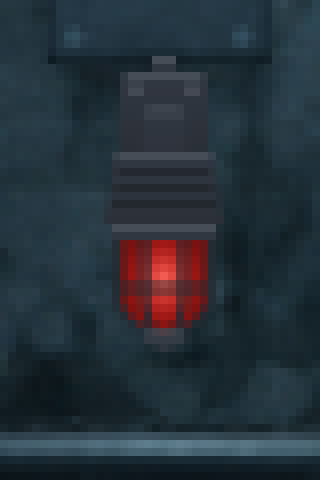
#> input picture docs/research-2026-10/sources/corridor-additions-2026-10-14/beacons/design/construction-b1-8x.png, 320 x 480 px, given in place of front--cut_face.png, which was not available
$ python cleanup10.py
#> lines starting #> are read from the running program, lines starting #| are printed output that depends on the picture; pictures that were not available may be replaced by others from this repository, and a replacement may not be noted
### docs/research-2026-10/sources/corridor-door-end-2026-10-12/tools/design/portal2.py
"""Fix round 1 (v2) construction design of the corridor seal: a hardened portal ACROSS the walkway
(Nathanial's approved round-4 composition: a heavy portal across the corridor, the shutter's face
seen at a slight angle), built as a 3D model and projected through the far plate's own camera.

Why a model: the reviewer found that a door in a back-wall pier does not block the way. Here the
cast cross-wall stands across the corridor. Its approach face is turned 17 degrees off square, so
its horizontal lines meet the plate's horizon (y 158.5) at x 21 instead of the floor's vanishing
point (x 483.9): a second vanishing point on the same horizon, exactly as a photograph of a turned
wall shows it. The rolling door is set in that face. Its bottom edge crosses the walk line (y 440)
at x 752, the existing collision face, so no gameplay number changes.

Coordinates: metres, (X along the corridor = world x / 40 at walkway depth, H up, D behind the
walkway; D < 0 is nearer the camera). common.project() maps them to the clamp-world screen.

Layers (one 4 px per world px canvas, world x 680..845, y 150..480, 660 x 1320 px):
  wall     the cross-wall behind the walk line (far column face, upper face, far reveal, steel
           threshold, floor line), its fixtures and hardware, the bypass floor stand and its drive
           guard, and floor contact shadows. Doorway alpha 0. Goes into the mid plate (z -3).
  curtain  the rolling curtain, closed (moves; SealLeaf draws it as a mesh, z 0).
  frame    the door's own frame behind the walk line: far guide, hood, operator (z 0, over the
           curtain). The door asset is only the door: guides, hood, curtain, bar, lamps.
  front    everything in front of the walk line: the near pier (approach face and end face with
           steel arris angles), the near guide, the camera on its arm, the lamp socket (its glass is a
           hole: the live lens draws under the guard bars), the push-button station (z 3).
  wheel    the bypass handwheel (rotates), its own canvas centred on its hub.
  lens     the status lamp's glass, a shaded neutral globe the game tints (shut: unlit).
Writes design/portal2/.
"""
from __future__ import annotations

import json
import math
import os
import sys

import numpy as np
from PIL import Image, ImageDraw, ImageFont
from scipy import ndimage

sys.path.insert(0, os.path.dirname(__file__))
import common
from common import Canvas, project, to_srgb_u8, save_mask, write_json, VPX, HORIZON, FLOOR_Y, D0, PX_PER_M, depth_scale

# --- CONFIG -----------------------------------------------------------------------------------
# ROOT is the design/ folder of the working folder the piece was built in (game-main/, an export of
# main at 76d3a50, sits beside it). It was a temporary session folder; point WOLF_DOOR_END_WORK at
# your own copy to run this tool again. Outputs are written under ROOT.
ROOT = os.path.join(os.environ.get("WOLF_DOOR_END_WORK", os.path.abspath("door-end-work")), "design")
# ------------------------------------------------------------------------------------------------
OUT = os.path.join(ROOT, "portal2")
FONT = os.path.abspath(os.path.join(ROOT, "..", "game-main", "apps", "game", "assets", "fonts", "Roboto-Variable.ttf"))
CV = Canvas("portal2", x0=680.0, y0=150.0, ppw=4.0, w=660, h=1320)
SS = 4

# ----------------------------------------------------------------------------- the model
VP2_X = 21.0  # second vanishing point (the turned face's horizontals), on the plate's horizon
K = (VPX - VP2_X) / D0  # world px of x lost per metre of depth along the face
U = np.array([-K / PX_PER_M, 0.0, 1.0])
U /= np.linalg.norm(U)  # along the face, toward the back wall
EY = np.array([0.0, 1.0, 0.0])
N = np.array([U[2], 0.0, -U[0]])  # into the wall (the beyond side); -N faces the approach
O = np.array([752.0 / PX_PER_M, 0.0, 0.0])  # where the face meets the walk line (x 752, y 440)

A_F = 1.4 / U[2]  # far jamb (1.4 m behind the walk line)
A_N = -2.0 / U[2]  # near jamb (2.0 m in front of it)
A_BACK = 2.4 / U[2]  # where the face meets the corridor's back wall
A_END = A_N - 0.65  # end of the near pier
T_WALL = 0.66  # wall thickness (cast concrete), steel-lined at the reveal
H_OPEN = 3.05  # opening height (the collision body is 132 px = 3.3 m)
H_TOP = 7.8
HOOD_H0, HOOD_H1, HOOD_T = 3.05, 3.50, -0.50  # hood: 0.45 m tall, 0.5 m projection
CURT_T = -0.07  # curtain plane, in front of the face, inside the guides
GUIDE_W, GUIDE_T = 0.12, -0.13
TRAVEL = H_OPEN - 0.115  # the bottom bar stays tucked under the hood once open
BAR_H = 0.115
PITCH = 0.0667


def pt(a: float, h: float, t: float = 0.0) -> np.ndarray:
    return O + a * U + h * EY + t * N


def scr(P: np.ndarray) -> tuple[float, float]:
    return project(P[0] * PX_PER_M, P[1], P[2])


def poly(points3) -> list:
    return [scr(np.asarray(p, float)) for p in points3]


def quad_face(a0, a1, h0, h1, t=0.0):
    return poly([pt(a0, h0, t), pt(a1, h0, t), pt(a1, h1, t), pt(a0, h1, t)])


def quad_side(a, t0, t1, h0, h1):
    return poly([pt(a, h0, t0), pt(a, h0, t1), pt(a, h1, t1), pt(a, h1, t0)])


def quad_top(a0, a1, t0, t1, h):
    return poly([pt(a0, h, t0), pt(a1, h, t0), pt(a1, h, t1), pt(a0, h, t1)])


# ----------------------------------------------------------------------------- per-pixel geometry

def rays(canvas: Canvas):
    X, Y = canvas.grid()
    A = np.array([VPX / PX_PER_M, (FLOOR_Y - HORIZON) / PX_PER_M, -D0])
    B = np.stack([(X - VPX) / PX_PER_M, (HORIZON - Y) / PX_PER_M, np.full_like(X, D0)], -1)
    return A, B


RAY_A, RAY_B = rays(CV)


class Plane:
    """A planar surface: origin, two in-plane axes and its outward normal (toward the viewer)."""

    # [12 lines left out: functions __init__, points, not called in this run]


def face_plane(t=0.0):
    return Plane(pt(0, 0, t), U, EY, -N)


def side_plane(a):  # a jamb / end surface at constant a, facing the camera (-U)
    return Plane(pt(a, 0, 0), N, EY, -U)


def top_plane(h):
    return Plane(np.array([0, h, 0.0]), U, N, EY)


def front_plane(D):  # a screen-parallel plane at depth D (things on the walkway)
    return Plane(np.array([0, 0, D]), np.array([1.0, 0, 0]), EY, np.array([0, 0, -1.0]))


# ----------------------------------------------------------------------------- light

class Lamp:
    def __init__(self, name, pos, color, intensity, reach, down=0.0, note=""):
        self.name, self.pos, self.color, self.intensity, self.reach, self.down, self.note = name, np.asarray(pos, float), np.asarray(color, float), intensity, reach, down, note

    def screen(self):
        return scr(self.pos)


def from_screen(X, Y, d):
    s = depth_scale(d)
    xw = VPX + (X - VPX) / s
    h = (HORIZON + (FLOOR_Y - HORIZON) * s - Y) / (PX_PER_M * s)
    return np.array([xw / PX_PER_M, h, d])


AMBIENT = np.array([0.020, 0.032, 0.042])
WRAP = 0.06
# the corridor's door-end luminaire, moved to mid-bay (far patch v2): chain-hung, 1.9 m off the walk line
LED_SCREEN = (652.0, 190.5)
F_CORR = Lamp("corridor vapour-tight LED, chain-hung mid-bay (far patch v2)", from_screen(LED_SCREEN[0], LED_SCREEN[1], 1.9), (0.72, 0.93, 1.0), 0.50, 2.2, 2.0)
# the door light: a vapour-tight fitting on a short bracket over the hood, lighting the floor in front
F_DOOR = Lamp("door vapour-tight LED on a bracket over the hood", pt(-0.05, 4.05, -0.34), (0.86, 0.95, 1.0), 0.42, 0.8, 2.5)
# plant-room high-bays (far patch): light the reveal from the far side
F_MA = Lamp("machinery high-bay A", from_screen(790.0, 203.3, 4.0), (0.93, 0.96, 1.0), 1.4, 1.8, 2.0)
F_MB = Lamp("machinery high-bay B", from_screen(905.0, 201.2, 6.0), (0.93, 0.96, 1.0), 1.4, 1.8, 2.0)
# floor bounce: the wet corridor floor in front throws a little cold light back up onto faces that
# look at the camera (a fill, not a fixture; kept very low)
F_BOUNCE = Lamp("floor bounce (wet floor in front, under the corridor light)", np.array([17.5, 0.1, -3.5]), (0.55, 0.75, 0.85), 0.15, 4.0, 0.0)
LAMPS = (F_CORR, F_DOOR, F_MA, F_MB, F_BOUNCE)


# [24 lines left out: functions shade, hood_shadow_band, not called in this run]


def _hood_shadow_line():
    """Height on the curtain under which the corridor luminaire still sees past the hood's front
    lower edge (its two ends give the penumbra)."""
    hs = []
    for a in np.linspace(A_N, A_F, 5):
        P = pt(a, 1.0, CURT_T)
        for end in (-0.64, 0.64):
            Lp = F_CORR.pos + np.array([end, 0, 0])
            v = Lp - P
            out = -(v @ N)  # metres toward the approach side
            rise = v[1]
            edge = HOOD_T - CURT_T  # the hood projects this far past the curtain (negative)
            # the ray clears the hood edge if, by the time it is |edge| out, it is still below 3.05
            hs.append(H_OPEN - rise * (-edge) / max(out, 1e-6))
    return min(hs), max(hs)


SH0, SH1 = _hood_shadow_line()
HOOD_SHADOW_FLOOR = 0.42


# ----------------------------------------------------------------------------- materials (linear albedo)
CONCRETE = (0.205, 0.21, 0.225)  # 36231-like structural grey, matte cast
CONCRETE_DK = (0.10, 0.105, 0.115)
STEEL = (0.36, 0.37, 0.39)  # bare / galvanised steel
STEEL_WORN = (0.55, 0.56, 0.58)
GUNSHIP = (0.18, 0.195, 0.235)  # 36118 Gunship Gray paint (doors, hood, guides)
HOUSING = (0.15, 0.155, 0.175)  # 36081
DARK = (0.05, 0.055, 0.06)
YELLOW = (0.70, 0.42, 0.02)  # 33538, the door's caught-between marking only
BLACK = (0.03, 0.03, 0.035)
RED = (0.35, 0.035, 0.04)  # 31136, the emergency stop only
RUBBER = (0.025, 0.025, 0.028)


class Part:
    def __init__(self, layer, name, polys, albedo, plane=None, dims="", job="", texture=None, lit=True, shadow=None, emit=None, clip=None):
        self.layer, self.name, self.polys, self.albedo, self.plane = layer, name, polys, np.asarray(albedo, float), plane
        self.dims, self.job, self.texture, self.lit, self.shadow, self.emit, self.clip = dims, job, texture, lit, shadow, emit, clip


# [23 lines left out: function mask_of, not called in this run]


def rect(x0, y0, x1, y1):
    return [(x0, y0), (x1, y0), (x1, y1), (x0, y1)]


# ----------------------------------------------------------------------------- parts

# [195 lines left out: functions wall_parts, stand_parts, frame_parts, curtain_parts, front_parts, not called in this run]


LAMP_H = 2.65
WHEEL_C = (695.0, 403.0)
WHEEL_R = 10.5  # 0.525 m handwheel


# [250 lines left out: functions wheel_parts, texture_mod, render, contact_shadows, text_layer, lens_texture and 1 more, not called in this run]


# [2 lines that do not run on import are left out]

### docs/research-2026-10/sources/corridor-door-end-2026-10-12/tools/design/common.py
"""Shared geometry, camera and light for the corridor door-end design (scratch only).

World units are game world px at the corridor's right camera clamp (camera x 604.444, zoom 1.35):
the floor at the walkway is y 440 and 1 m = 40 px at walkway depth. The far plate is drawn with a
0.9 parallax; at the clamp it sits 12.444 px right of where the room places it, so a far-plate
source pixel is sx = 2 * (X - 12.444), sy = 2 * (Y - 78.5).

Camera (measured from the far plate's floor joints): vanishing point at clamp-world (483.9, 158.5),
the walkway at depth D0 = 38 m from the eye, eye height 7.04 m. A point d metres behind the walkway
scales by s = D0 / (D0 + d) about the vanishing point.
"""
from __future__ import annotations

import json
import math
from dataclasses import dataclass, field

import numpy as np
from PIL import Image, ImageDraw, ImageFilter

PX_PER_M = 40.0
FLOOR_Y = 440.0
VPX = 483.9
HORIZON = 158.5
D0 = 38.0
FAR_SHIFT = 12.444  # far-plate parallax offset at the camera's right clamp
SS = 4  # supersampling for masks


def depth_scale(d: float) -> float:
    return D0 / (D0 + d)


# [7 lines left out: function project, not called in this run]


def floor_y(d_m: float) -> float:
    return project(VPX, 0.0, d_m)[1]


def depth_at_floor_y(Y: float) -> float:
    s = (Y - HORIZON) / (FLOOR_Y - HORIZON)
    return D0 / s - D0


def x_walk_from_screen(X: float, d_m: float) -> float:
    s = depth_scale(d_m)
    return VPX + (X - VPX) / s


@dataclass
class Canvas:
    """Maps world (clamp) coordinates to canvas pixels: px = (X - x0) * ppw."""
    name: str
    x0: float
    y0: float
    ppw: float
    w: int
    h: int

    def px(self, X: float, Y: float) -> tuple[float, float]:
        return ((X - self.x0) * self.ppw, (Y - self.y0) * self.ppw)

    def world(self, px: float, py: float) -> tuple[float, float]:
        return (self.x0 + px / self.ppw, self.y0 + py / self.ppw)

    def grid(self) -> tuple[np.ndarray, np.ndarray]:
        ys, xs = np.mgrid[0:self.h, 0:self.w].astype(np.float64)
        return self.x0 + (xs + 0.5) / self.ppw, self.y0 + (ys + 0.5) / self.ppw


@dataclass
class Part:
    name: str
    polys: list  # list of polygons, each a list of (X, Y) world points; or ("ellipse", cx, cy, rx, ry)
    albedo: tuple
    surface: dict  # {"kind": "front"|"floor"|"side"|"top"|"cyl"|"emit"|"keep", ...}
    lit_by: tuple = ()
    job: str = ""
    dims: str = ""
    note: str = ""
    z: int = 0
    emit: tuple = (0.0, 0.0, 0.0)
    texture: str = ""  # optional procedural detail: "slats", "grating", "seams"
    params: dict = field(default_factory=dict)


# [30 lines left out: function draw_mask, not called in this run]


def rect(x0, y0, x1, y1):
    return [(x0, y0), (x1, y0), (x1, y1), (x0, y1)]


# ----------------------------------------------------------------------------- light

@dataclass
class Fixture:
    name: str
    screen: tuple  # (X, Y) of the lamp centre on screen at the clamp
    d: float  # metres behind the walkway
    color: tuple
    intensity: float
    reach: float  # metres
    down: float = 0.0  # >0: a downlight, its output weighted by (cos of the angle below horizontal)^down

    # [5 lines left out: function pos3, not called in this run]


AMBIENT = np.array([0.085, 0.125, 0.15])
WRAP = 0.06


# [69 lines left out: functions surface_points, light, not called in this run]


def to_srgb_u8(lin: np.ndarray) -> np.ndarray:
    lin = np.clip(lin, 0, 1)
    return (np.where(lin <= 0.0031308, lin * 12.92, 1.055 * np.power(lin, 1 / 2.4) - 0.055) * 255 + 0.5).astype(np.uint8)


def from_srgb_u8(u8: np.ndarray) -> np.ndarray:
    c = u8.astype(np.float64) / 255.0
    return np.where(c <= 0.04045, c / 12.92, np.power((c + 0.055) / 1.055, 2.4))


def save_mask(arr: np.ndarray, path: str) -> None:
    Image.fromarray((np.clip(arr, 0, 1) * 255 + 0.5).astype(np.uint8), "L").save(path)


def write_json(path: str, data) -> None:
    with open(path, "w") as f:
        json.dump(data, f, indent=1)

### docs/research-2026-10/sources/corridor-additions-2026-10-14/fix3/door/tools/cleanup10.py
"""Round 10 cleanup (add7 fix round 3): the cut wall as a clean section poche in the front layer.

Copied from fix2/door/tools/cleanup9.py, changed where marked R10. Round 9 painted the section as a
built knee wall (Codex detail, steel angles, anchors, ties, joints, a damp foot). Round 10 (Nathanial,
"Show it as a clean cutaway") fills cut10's two parts with ONE flat poche colour: a section fill is
flat by definition, and at its value (about sRGB 15) any material grain under 8 % is below one 8-bit
level, so no paint is used and there is no Codex session this round. The composite is cleanup9's:
round 8's front layer, the old curb's shadow zone cleared, the new (softer) footprint shadow, the
poche over everything, and the section/column junction grouted solid with the column's own pixels.
Writes add7/fix3/door/layers/portal-front.png and report10.json.
"""
from __future__ import annotations

import json
import os
import sys

sys.dont_write_bytecode = True
import numpy as np
from PIL import Image
from scipy import ndimage

HERE = os.path.dirname(os.path.abspath(__file__))
sys.path.insert(0, HERE)
import cut10  # noqa: E402
from cut10 import p2, p4, A_E, T  # noqa: E402
import cut9  # noqa: E402
from common import to_srgb_u8, from_srgb_u8  # noqa: E402

ROOT = os.path.abspath(os.path.join(HERE, ".."))
F3 = os.path.abspath(os.path.join(ROOT, ".."))
D = os.path.join(ROOT, "design")
R8 = os.path.join(F3, "..", "fix1", "door", "layers", "portal-front.png")
M6_ALPHA = os.path.join(F3, "..", "..", "design", "portal6", "masks", "front--ALPHA.png")
OUT = os.path.join(ROOT, "layers")
LUM = np.array([0.2126, 0.7152, 0.0722])


def mask(n):
#> called with n = 'cut_face'
    return np.asarray(Image.open(os.path.join(D, "masks", f"front--{n}.png")).convert("L")).astype(float) / 255.0
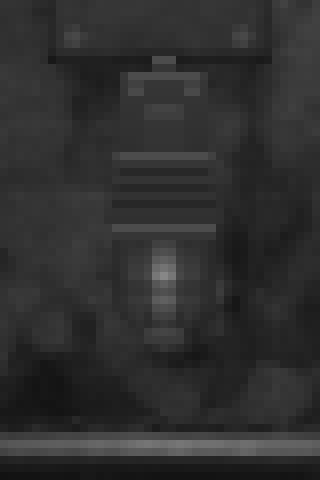
#> returned value: shape (480, 320) float64; min 0.0706, max 0.529, mean 0.185


def lum_srgb(lin):
    return (to_srgb_u8(lin).astype(float) * LUM).sum(-1)


def main():
    os.makedirs(OUT, exist_ok=True)
    Hc, Wc = 1900, 1232
    rep = {"parts": {}}
    # R10: one flat poche over the cut (face and cut plane), no paint
    m = np.maximum(mask("cut_face"), mask("cut_top"))
#> call 2 of mask, with n = 'cut_top'
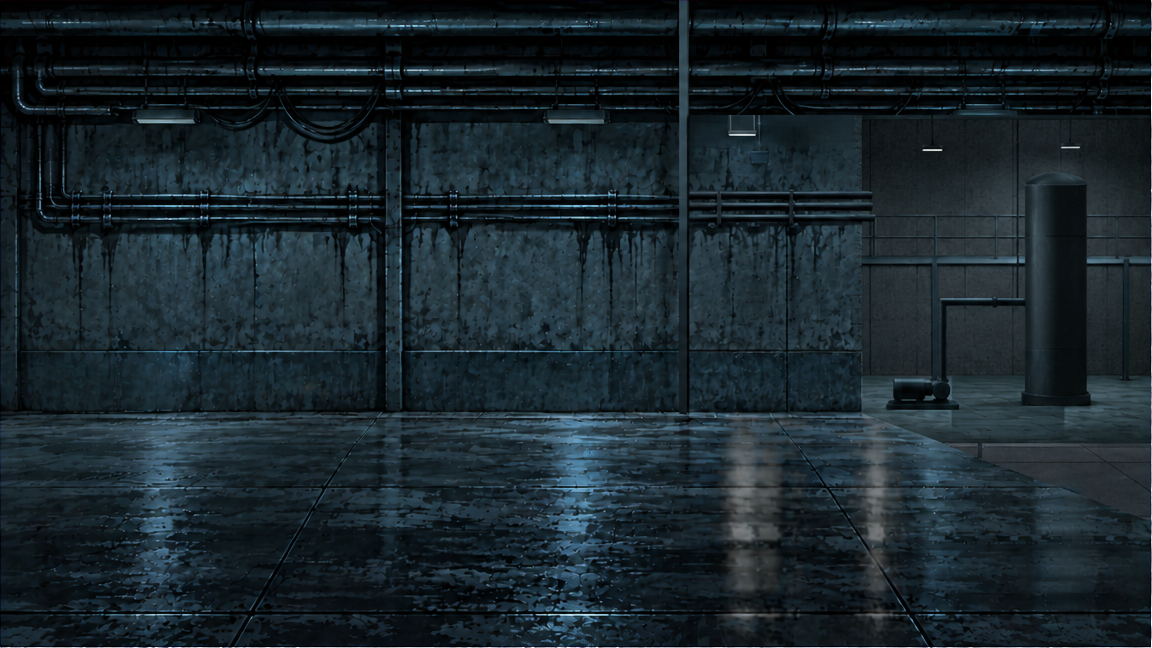
#> input picture apps/game/assets/rooms/corridor-far.png, 1152 x 648 px, given in place of front--cut_top.png, which was not available
#> in mask (call 2), `return np.asarray(Image.open(os.path.join(D, "masks", f"front--{n}.png..`:
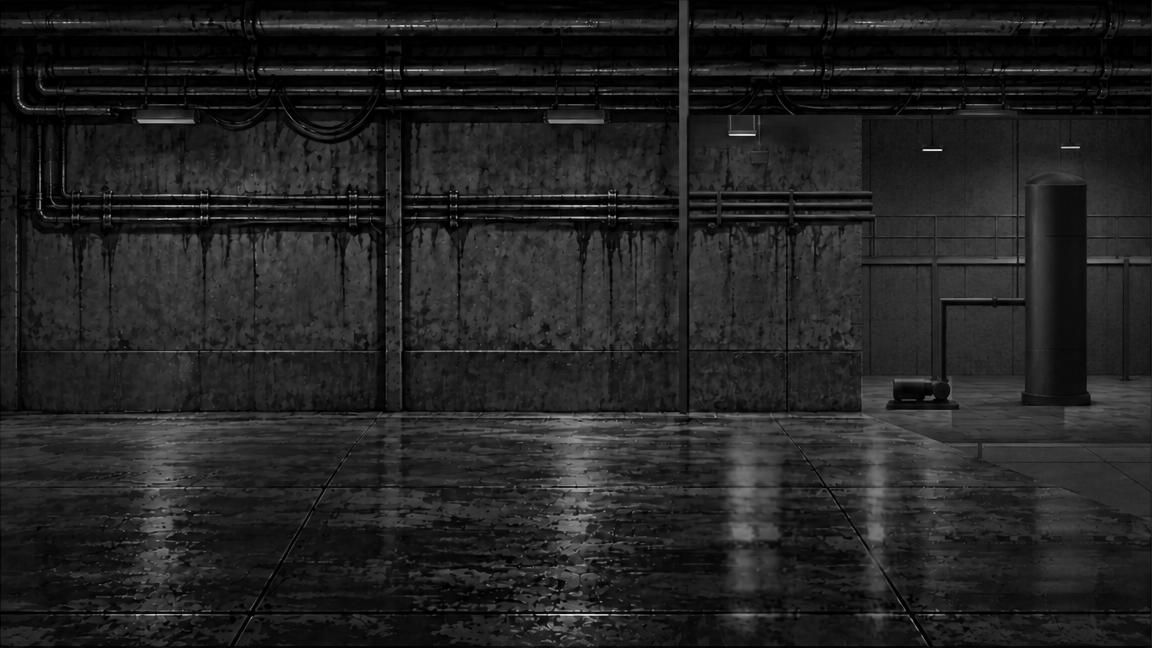
#> returned value: shape (648, 1152) float64; min 0, max 0.878, mean 0.136
    lin = np.zeros((Hc, Wc, 3)) + np.array(cut10.POCHE)
    alpha = m
    inside = m > 0.5
    rep["parts"]["poche"] = {"px_cvd": int(inside.sum()), "srgb": [int(v) for v in to_srgb_u8(np.array([cut10.POCHE]))[0]],
                             "mean_luma_layer": round(float(lum_srgb(lin[inside]).mean()), 2)}
    # the old front layer, with the curb's shadow zone cleared and the new shadows in it
    old = np.asarray(Image.open(R8).convert("RGBA")).astype(float)
    olin = from_srgb_u8(old[..., :3])
    oa = old[..., 3] / 255.0
    a_, t_, _ = p4.floor_coords(p2.CV)
    zone = (a_ <= A_E + 0.02) & ((t_ < 0) | (t_ > T))
    # never touch the column, the camera or anything round 8 drew outside the old curb's shadows:
    # in the zone, only pixels outside every designed front part (round 6's front ALPHA, plus round
    # 8's near head band and strap) are the old shadows, and only those are replaced
    parts6 = np.asarray(Image.open(M6_ALPHA).convert("L")).astype(float) / 255.0
    old_shadow = zone & (parts6 < 0.004) & (oa < 0.999)
    sh_c = cut10.contact_shadow(p2.CV)  # R10: softer
    sh_p = np.where((a_ <= A_E + 0.02) & (t_ > T), 0.35 * np.exp(-np.clip(t_ - T, 0, 50) / 0.12), 0.0)  # past the plant-room foot, as round 9
    sh = np.maximum(sh_c, sh_p)   # under the section too, so its soft edge never lifts a seam
    dark = from_srgb_u8(np.array([2.0, 4.0, 6.0]))
    base_lin = np.where(old_shadow[..., None], dark, olin)
    base_a = np.where(old_shadow, 0.0, oa)
    # new shadow under the old layer's other content (shadow first, then whatever round 8 had)
    sa = np.where(zone, sh, 0.0)
    comb_a = base_a + sa * (1 - base_a)
    comb_lin = (base_lin * base_a[..., None] + dark * (sa * (1 - base_a))[..., None]) / np.maximum(comb_a, 1e-6)[..., None]
    # the section over everything
    fa = alpha + comb_a * (1 - alpha)
    flin = (lin * alpha[..., None] + comb_lin * (comb_a * (1 - alpha))[..., None]) / np.maximum(fa, 1e-6)[..., None]
    # the junction of the section's plant-room arris with the column's chamfer (world x 812..825,
    # y 436..447): where the section's top meets the chamfered corner of the column a notch up to
    # 2.5 world px wide shows the plant room through (the chamfer cuts the corner the section's top
    # runs into). It is grouted solid, as a real wall/pier junction would be: a pixel there with
    # opaque section/column pixels within 12 px (3 world px) on both sides of its row takes the
    # nearer opaque neighbour's colour, alpha 1.
    jy0, jy1 = int((436 - 150) * 4), int((447 - 150) * 4)
    jx0, jx1 = int((812 - 676) * 4), int((825 - 676) * 4)
    notch = 0
    for y in range(jy0, jy1):
        for x in range(jx0, jx1):
            if fa[y, x] >= 0.997:
                continue
            lo = [d for d in range(1, 13) if fa[y, x - d] >= 0.997]
            hi = [d for d in range(1, 13) if fa[y, x + d] >= 0.997]
            if lo and hi:
                src = x - lo[0] if lo[0] <= hi[0] else x + hi[0]
                flin[y, x] = flin[y, src]
                fa[y, x] = 1.0
                notch += 1
    rep["junction_notch_px_closed"] = notch
    rgba = np.dstack([to_srgb_u8(flin), (np.clip(fa, 0, 1) * 255 + 0.5).astype(np.uint8)])
    rgba[fa <= 0.0] = 0
    Image.fromarray(rgba, "RGBA").save(os.path.join(OUT, "portal-front.png"))
    changed = np.abs(rgba.astype(int) - old.astype(int)).max(-1) > 0
    ys, xs = np.nonzero(changed)
    rep["changed_px"] = int(changed.sum())
    rep["changed_bbox_cvd"] = [int(xs.min()), int(ys.min()), int(xs.max()), int(ys.max())]
    rep["changed_bbox_world"] = [676 + xs.min() / 4, 150 + ys.min() / 4, 676 + (xs.max() + 1) / 4, 150 + (ys.max() + 1) / 4]
    rep["old_shadow_px_replaced"] = int(old_shadow.sum())
    rep["codex"] = None  # R10: no paint; a flat section fill
    json.dump(rep, open(os.path.join(OUT, "report10.json"), "w"), indent=1)
    print(json.dumps(rep, indent=1))


if __name__ == "__main__":
#> (the run stopped early here; a loop or call above may not have finished)
